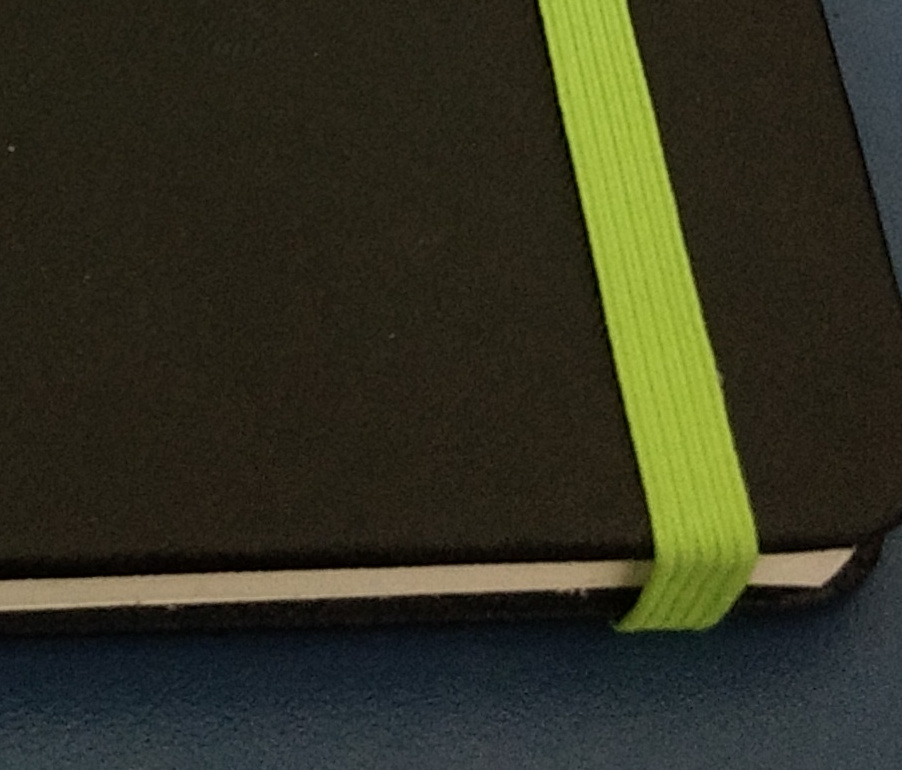
#> input picture opencv/ela_original.jpg, 902 x 770 px, given in place of the camera
$ python virtualPaint.py
#> lines starting #> are read from the running program, lines starting #| are printed output that depends on the picture; after the words box and inside, x2 and y2 are one past the last pixel; in counts of white or black regions, pixels touching at a corner belong together
#> further down, frame is the input picture: shape (770, 902, 3); mean B, G, R 33.2, 50.3, 50.1
# PROJECT 1
# MASALAH :
# masih ngak faham cara kerja 'count'
# warna merah belum terdeteksi dengan bagus
# pada awal-awal selalu keluar lingkaran hijau (opencv mendeteksi sendiri) jika tdk ada warna yg hijau terdeteksi

import cv2
import numpy as np

cap = cv2.VideoCapture(1)
# cap.set(10,100)

my_colors = [
  [170,70,50,180,255,255],
  [36,25,25,70,255,255],
  [85,110,0,140,255,255]
]

my_colors_val = [
  [0,0,255],
  [0,255,0],
  [255,0,0]
]

my_points = [] #[x,y,colorID]

# untuk mendeteksi warna
# menggambar lingkaran sesuai dengan warnanya
def findColor(img):
  hsv = cv2.cvtColor(img, cv2.COLOR_BGR2HSV)
#> hsv: shape (770, 902, 3); mean H, S, V 39.8, 108.8, 55
  count = 0
  for color in my_colors:
    lower = np.array(color[0:3])
    upper = np.array(color[3:6])
    mask = cv2.inRange(hsv, lower, upper)
    # cv2.imshow(str(color[0]), mask)

    x,y = findContour(mask)
    # print(x,y)
    if x!=0 and y!=0:
      my_points.append([x,y,count])
      cv2.circle(frameResult,(x,y),10,my_colors_val[count],-1)
    count +=1
#> this loop made 3 passes
#> (x, y) on passes 1 to 3: (0, 0), (587, 0), (333, 641)
#> pass 2, in findColor, `mask = cv2.inRange(hsv, lower, upper)`:
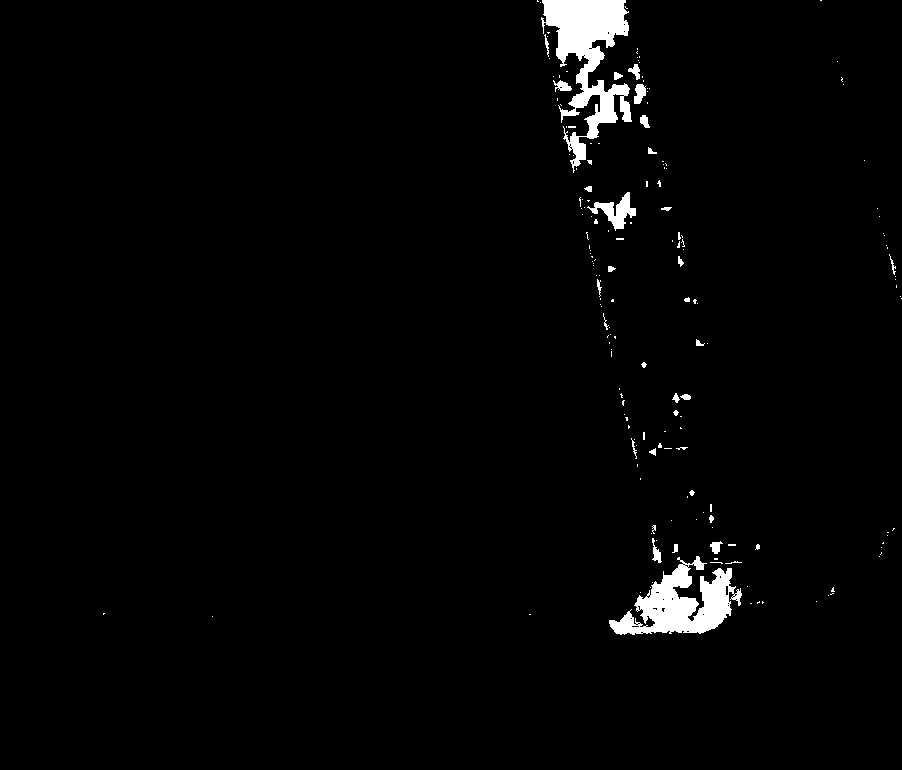
#> mask: shape (770, 902); 2% white; 178 white regions (144 under 20 px), largest, box (x1, y1, x2, y2) and area: (541, 0, 632, 173) 6313, (609, 556, 742, 635) 4940, (587, 192, 636, 231) 707
#> pass 3, in findColor, `mask = cv2.inRange(hsv, lower, upper)`:
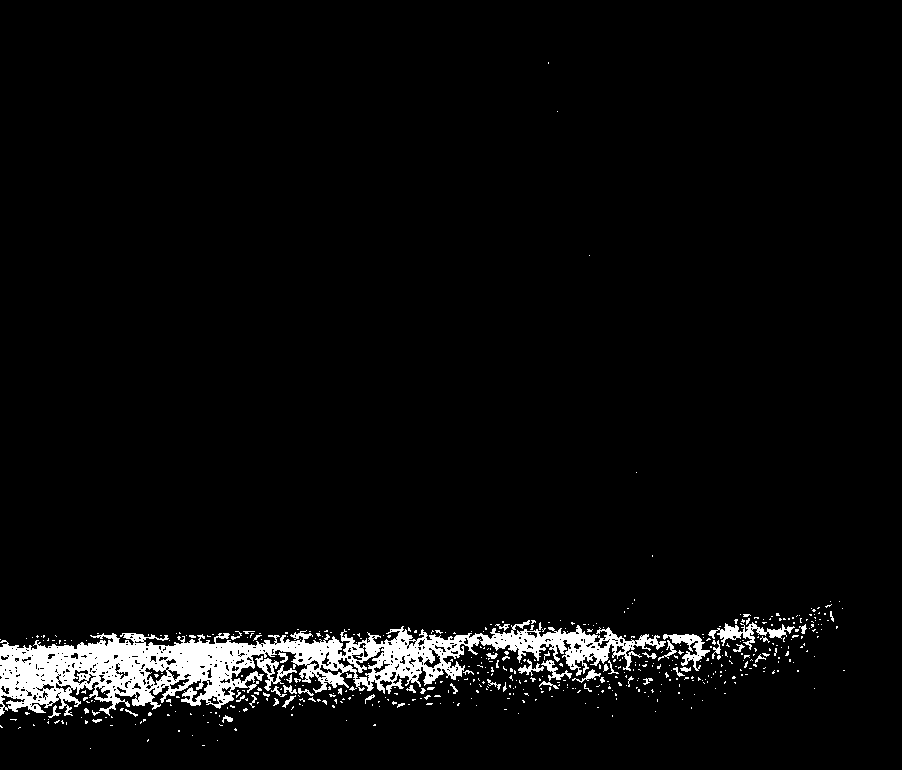
#> mask: shape (770, 902); 4.1% white; 519 white regions (466 under 20 px), largest, box (x1, y1, x2, y2) and area: (0, 620, 666, 716) 22516, (708, 622, 795, 650) 725, (663, 634, 710, 671) 562
#> after the loop:
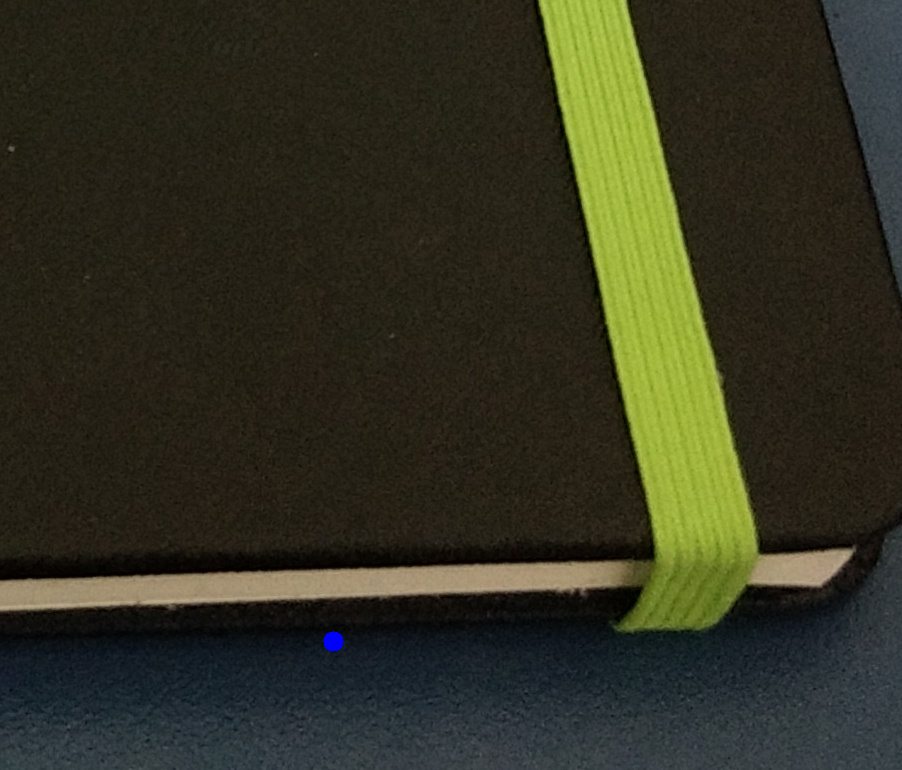
#> frameResult: shape (770, 902, 3); 0.05% of pixels changed, all inside (x1, y1, x2, y2) = (323, 631, 344, 652)
#> after the loop, count = 3; my_points = [[333, 641, 2]]

# untuk mencari contour
def findContour(img):
  contours, hierarchy = cv2.findContours(img, cv2.RETR_TREE, cv2.CHAIN_APPROX_NONE)
  x,y,w,h = 0,0,0,0

  for contour in contours:
    area = cv2.contourArea(contour)
    if area > 500:
      # cv2.drawContours(frameResult, contour, -1, (0,0,0), 1)
      peri = cv2.arcLength(contour, True)
      approx = cv2.approxPolyDP(contour, 0.02* peri, True)
      x,y,w,h = cv2.boundingRect(approx)

      # sebenarnya juga bisa langsung : x,y,w,h = cv2.boundingRect(contour)
  return x+w//2, y


def drawOnCanvas():
  for point in my_points:
    cv2.circle(frameResult,(point[0],point[1]),10,my_colors_val[point[2]],-1)
#> this loop made 1 pass


while cap.isOpened():
  _, frame = cap.read()
  frameResult = frame.copy()

  findColor(frame)
  # print(len(my_points))
  if len(my_points)!=0:
    drawOnCanvas()

  cv2.imshow("Result", frameResult)
  if cv2.waitKey(1) == 27:
#> (key Esc is pressed here)
    break

cap.release()
cv2.destroyAllWindows()
